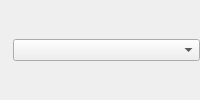
<?xml version="1.0" encoding="UTF-8"?>
<ui version="4.0">
 <class>EffectLabeledComboRow</class>
 <widget class="QWidget" name="EffectLabeledComboRow">
  <layout class="QHBoxLayout" name="rowLayout">
   <property name="leftMargin">
    <number>0</number>
   </property>
   <property name="topMargin">
    <number>0</number>
   </property>
   <property name="rightMargin">
    <number>0</number>
   </property>
   <property name="bottomMargin">
    <number>0</number>
   </property>
   <item>
    <widget class="QLabel" name="captionLabel"/>
   </item>
   <item>
    <widget class="QComboBox" name="valueCombo">
     <property name="sizePolicy">
      <sizepolicy hsizetype="Expanding" vsizetype="Fixed">
       <horstretch>1</horstretch>
       <verstretch>0</verstretch>
      </sizepolicy>
     </property>
    </widget>
   </item>
  </layout>
 </widget>
 <resources/>
 <connections/>
</ui>
